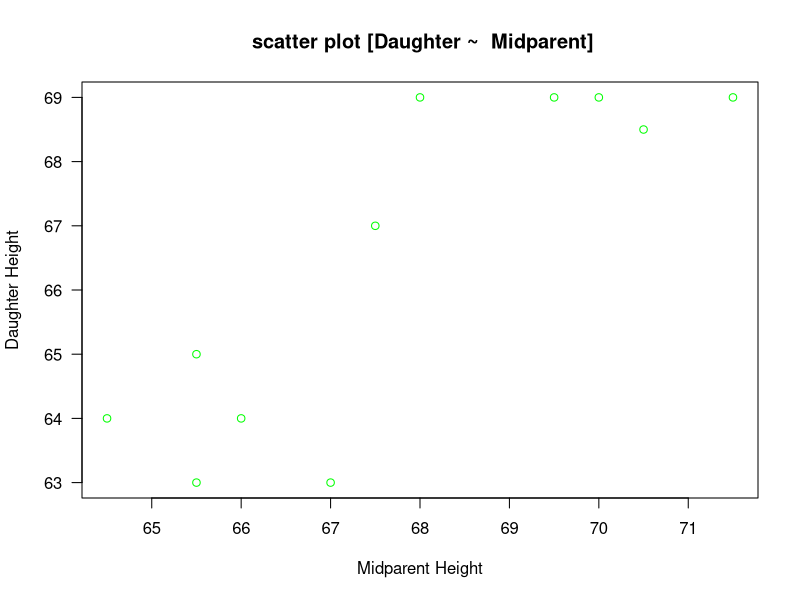
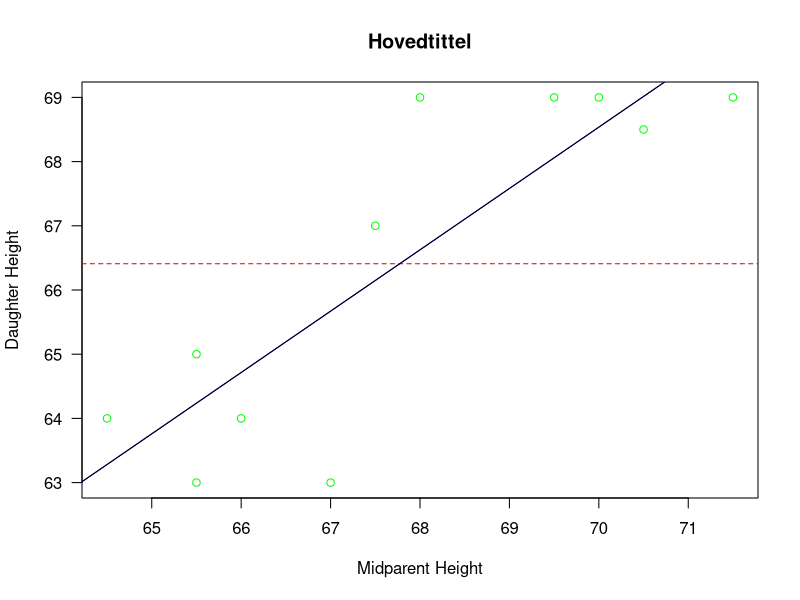

Generate these figures, in order, with R: (Note: this script raises an error after producing the figures.)
## ---- chunk 1
knitr::opts_chunk$set(echo = TRUE)
## ---- chunk 2

Midparent <- c(66.0, 65.5, 71.5, 68.0, 70.0, 65.5, 67.0, 70.5, 69.5, 64.5, 67.5)
Daughter <- c(64.0, 63.0, 69.0, 69.0, 69.0, 65.0, 63.0, 68.5, 69.0, 64.0, 67.0)


## Scatterplot
plot(x = Midparent, y = Daughter, type = "p", las = 1,
main = " scatter plot [Daughter ~  Midparent]", xlab = "Midparent Height", ylab = "Daughter Height", col = "green")


## ---- chunk 3
 
## Gjennomsnitts høyde for døttre
mean_daughter <- mean(Daughter)

## Generer linjær regresjons model av vektorene Daughter~Midparent
lm_daughters_explained_by_midparent <- lm(formula = Daughter~Midparent)


print(summary(lm_daughters_explained_by_midparent))
names(lm_daughters_explained_by_midparent)


# Beregning av koefisienter til regresjonslinjen
a <- lm_daughters_explained_by_midparent$coefficients[2]
b <- lm_daughters_explained_by_midparent$coefficients[1]

# Det direkte måte å trekke ut koeefisientene a og b på 
coef(lm_daughters_explained_by_midparent) 

# Funksjon for regresjonslinjen
regresjonslinje <- function(x){a*x+ b}


## Plott for å sammenligne målinger med modell og gjennomsnitt
plot(x = Midparent, y = Daughter, type = "p", las = 1,
main = "Hovedtittel", xlab = "Midparent Height", ylab = "Daughter Height", col = "green")
abline(h = mean_daughter, col = "red", lty =2)
abline(lm_daughters_explained_by_midparent, col = "blue") 

# lagt over ser vi at regresjonslinje(x) korrelerer en til en med lm_daughters_explained
x = 64:72
y = regresjonslinje(x)
lines(x, y)


# Beregnet høyde for midparent = 70
inn_verdi_70 <- 70
verdi_70 <-regresjonslinje(inn_verdi_70)
print(verdi_70)

# Beregnet høyde for midparent = 74
inn_verdi_74 <- 74
verdi_2 <-regresjonslinje(inn_verdi_74)
print(verdi_2)

# Beregnet høyde for midparent = 5
inn_verdi_5 <- 5
verdi_3 <-regresjonslinje(inn_verdi_5)
print(verdi_3)
## ---- chunk 4
## Utregning av SSE, SST og r.squared kan gjøres direkte ved å hente ut
## residualene og bruke formlene på side 631, 633 og 634.
residualer <- residuals(lm_daughters_explained_by_midparent)
SSE <- sum(residualer^2)
SST <- sum((Daughter - mean(Daughter))^2)
r.squared <- 1 - SSE/SST

cat("rsq =  ",r.squared, "   SST =  ", SST, "   SSE =  ",SSE)

## Alternativt kan dere finne SSE ved å se på resultatet fra `anova` og
## dere kan finne r.squared ved å se på resultatet fra `summary`.
summary <- summary(object = lm_daughters_explained_by_midparent)
anova <- anova(object = lm_daughters_explained_by_midparent)
## ---- chunk 5
x <- c(0, 7, 17, 114, 133, 142, 190, 218, 237, 285)
y <- c(20.3, 19.8, 19.5, 15.9, 15.1, 14.7, 11.9, 11.5, 8.3, 6.6)

.lin_mod_y_vs_x <- lm(formula = .y ~ .x)

.residuals <- .lin_mod_y_vs_x$residuals

## Et mer direkte alternativ få å hente ut residualene er:
residuals(.lin_mod_y_vs_x)
